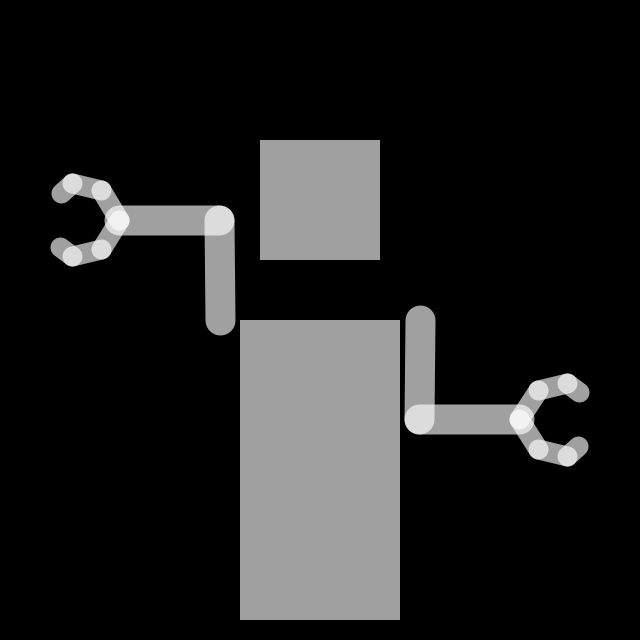
Frame 1 (no input)
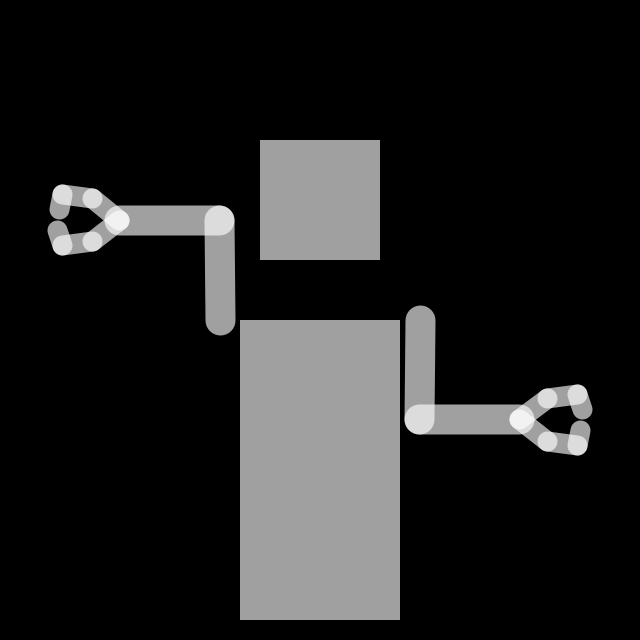
Frame 60 (the mouse pressed at the canvas centre just before this capture)
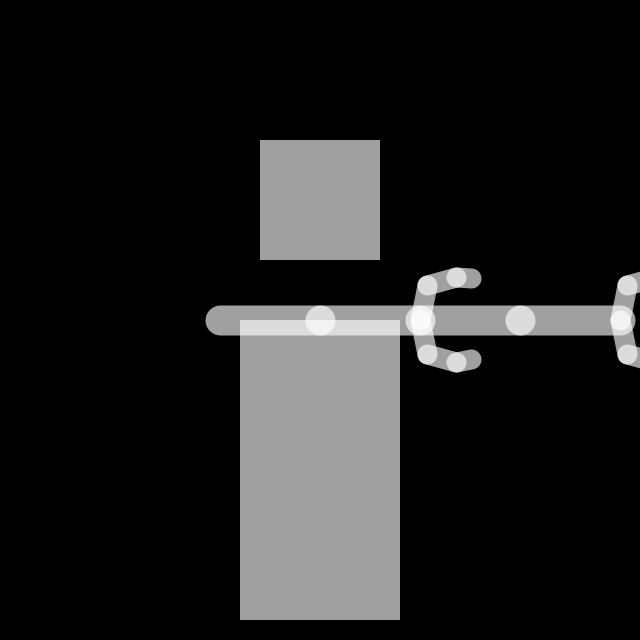
Frame 120 (the mouse held since frame 60 and released just before this capture)

The Processing sketch that drew these frames (run headless with seeded random() and noise(); from frame 60 on, the mouse is pressed at the canvas centre):

// Processing sketch: processing_131127
// ── processing_131127.pde

float x, y;
float angle1 = 0.0;
float angle2 = 0.0;
float segLength = 100;
float grab = 0.0;

void setup() {
  size(640, 640);

  fill(255,160);
}

void draw() {
  background(0);
  
  angle1 = (mouseX/float(width) - 0.5) * -PI;
  angle2 = (mouseY/float(height) - 0.5) * PI;
  
  
  noStroke();
  rect(260,140,120,120);
  rect(240,320,160,300);  
  stroke(255, 160);
  
  grab = 1+0.4*sin(2*PI* (frameCount % 90 /90.0));
  
  pushMatrix();
  segment(420,320, angle1); 
  segment(segLength, 0, angle2);
  claw(segLength,0,grab);
  popMatrix();
  
  pushMatrix();
  segment(220,320, -1*angle1); 
  segment(segLength, 0, angle2);
  claw(segLength,0,grab);
  popMatrix();
  
}

void segment(float x, float y, float a) {
  translate(x, y);
  rotate(a);
  strokeWeight(30);
  line(0, 0, segLength, 0);
}

void claw(float x, float y, float a) {

  strokeWeight(20);
  translate(x, y);
  rotate(a);
  line(0, 0, 35, 0);
  pushMatrix();
    translate(35, 0);
    rotate(-0.8*a);
    line(0, 0, 30, 0);
    pushMatrix();
      translate(30, 0);
      rotate(1.5*a-PI*0.785);
      line(0, 0, 15, 0);
    popMatrix();
    
    
 popMatrix();
 

 
 
  rotate(-2*a);
  line(0, 0, 35, 0);
    pushMatrix();
    translate(35, 0);
    rotate(0.8*a);
    line(0, 0, 30, 0);
        pushMatrix();
      translate(30, 0);
      rotate(-1.5*a+PI*0.75);
      line(0, 0, 15, 0);
    popMatrix();
    
    
    
  popMatrix();
  
  
  
}
